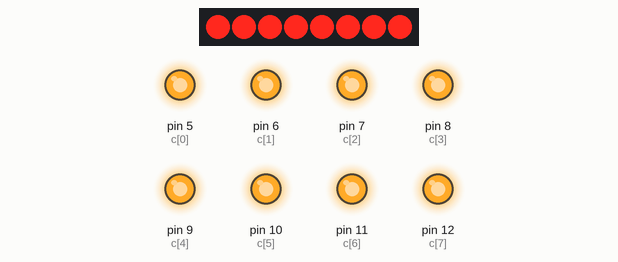
Recording of a sketch running on a simulated Arduino Uno, built with avr-gcc and run on an emulated ATmega328P. On the bench: 8 shift-register outputs drawn as a row of LEDs (first output left, lit = HIGH), output pins drawn as LEDs (lit = HIGH). Wiring (inferred from the names in the program): shift register (74HC595): data pin 2; shift clock pin 3; latch pin 4. Wiring (inferred from the signals the program sends): row of LEDs: on Q0, Q1, Q2, Q3, Q4, Q5, Q6, Q7. Random numbers use the default seed unless the sketch sets one; pins used as bus, display or sensor lines are not drawn.

Above: at 0.1 s.
Timing chart, 0 to 1.6 s (numbered marks = the images above):
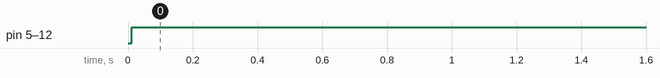

The sketch:

tetrince1.1.ino
```cpp
int val=2;
int rclck=3;
int srclck=4;
int c[]={5,6,7,8,9,10,11,12};
int mat[8][8];

void store();
void power(int i);
void generate_line(int*t);
void generate_mat(int mat[8][8]);
void shema(int mat[8][8]);
void setup() {

  pinMode(val,OUTPUT);
  pinMode(rclck,OUTPUT);
  pinMode(srclck,OUTPUT);
  pinMode(c[0],OUTPUT);
  pinMode(c[1],OUTPUT);
  pinMode(c[2],OUTPUT);
  pinMode(c[3],OUTPUT);
  pinMode(c[4],OUTPUT);
  pinMode(c[5],OUTPUT);
  pinMode(c[6],OUTPUT);
  pinMode(c[7],OUTPUT);
  delay(10);
for(int i=0;i<8;i++){
  for(int j=0;j<8;j++){
    mat[i][j]=0;
  }
}

}

void loop() {
generate_mat(mat);
}


void store(){
 digitalWrite(srclck,LOW);
 delay(1);
digitalWrite(srclck,HIGH);
delay(1);
}

void power(int i){
  switch( i){
    case 0 :shiftOut(val,rclck,MSBFIRST,1);store();break;
    case 1 :shiftOut(val,rclck,MSBFIRST,2);store();break;
    case 2 :shiftOut(val,rclck,MSBFIRST,4);store();break;
    case 3 :shiftOut(val,rclck,MSBFIRST,8);store();break;
    case 4 :shiftOut(val,rclck,MSBFIRST,16);store();break;
    case 5 :shiftOut(val,rclck,MSBFIRST,32);store();break;
    case 6 :shiftOut(val,rclck,MSBFIRST,64);store();break;
    case 7 :shiftOut(val,rclck,MSBFIRST,128);store();break;
    default:shiftOut(val,rclck,MSBFIRST,0);store();break;
  }
}


void generate_line(int*t){
for(int i=0;i<8;i++){
  if(t[i]==1)digitalWrite(c[i],LOW);
  else digitalWrite(c[i],HIGH);
}
}

void generate_mat(int mat[8][8]){
  for(int i=0;i<8;i++){
    power(i);
    generate_line(mat[i]);
  }
}

void shema(int mat[8][8]){
  randomSeed(analogRead(A0));
int randomnumber=random(1,5);
switch (randomnumber){
case 1 :
break;
case 2 :
break;
case 3 :
break;
case 4 :
break;
default :
break;
}
}
```

Measured:
- by itself, pin 5 (c[0]), pin 6 (c[1]), pin 7 (c[2]), pin 8 (c[3]), pin 9 (c[4]), pin 10 (c[5]), pin 11 (c[6]), pin 12 (c[7]): LOW → HIGH at 0.01 s
